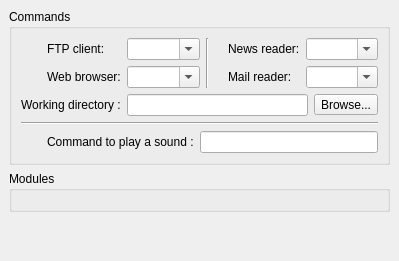
     <widget class="QWidget" name="pageModules" >
      <layout class="QGridLayout" >
       <property name="margin" >
        <number>9</number>
       </property>
       <property name="spacing" >
        <number>6</number>
       </property>
       <item row="1" column="0" >
        <widget class="QGroupBox" name="groupModules" >
         <property name="title" >
          <string>Modules</string>
         </property>
         <layout class="QGridLayout" >
          <property name="margin" >
           <number>9</number>
          </property>
          <property name="spacing" >
           <number>6</number>
          </property>
          <item row="0" column="0" >
           <widget class="RzxModuleLoaderProp" name="moduleLoader" />
          </item>
         </layout>
        </widget>
       </item>
       <item row="2" column="0" >
        <spacer>
         <property name="orientation" >
          <enum>Qt::Vertical</enum>
         </property>
         <property name="sizeHint" >
          <size>
           <width>20</width>
           <height>40</height>
          </size>
         </property>
        </spacer>
       </item>
       <item row="0" column="0" >
        <widget class="QGroupBox" name="groupCommands" >
         <property name="title" >
          <string>Commands</string>
         </property>
         <property name="flat" >
          <bool>false</bool>
         </property>
         <layout class="QGridLayout" >
          <property name="margin" >
           <number>9</number>
          </property>
          <property name="spacing" >
           <number>6</number>
          </property>
          <item row="4" column="0" >
           <widget class="QLabel" name="lblSoundIcon" >
            <property name="maximumSize" >
             <size>
              <width>20</width>
              <height>20</height>
             </size>
            </property>
            <property name="text" >
             <string/>
            </property>
           </widget>
          </item>
          <item row="4" column="1" colspan="2" >
           <widget class="QLabel" name="lblWorkDir_2" >
            <property name="text" >
             <string>Command to play a sound :</string>
            </property>
            <property name="textFormat" >
             <enum>Qt::PlainText</enum>
            </property>
            <property name="buddy" >
             <cstring>txtBeepCmd</cstring>
            </property>
           </widget>
          </item>
          <item row="1" column="5" >
           <widget class="QLabel" name="lblMailIcon" >
            <property name="maximumSize" >
             <size>
              <width>20</width>
              <height>20</height>
             </size>
            </property>
            <property name="text" >
             <string/>
            </property>
           </widget>
          </item>
          <item rowspan="2" row="0" column="4" >
           <widget class="Line" name="line_3" >
            <property name="orientation" >
             <enum>Qt::Vertical</enum>
            </property>
           </widget>
          </item>
          <item row="0" column="5" >
           <widget class="QLabel" name="lblNewsIcon" >
            <property name="maximumSize" >
             <size>
              <width>20</width>
              <height>20</height>
             </size>
            </property>
            <property name="text" >
             <string/>
            </property>
           </widget>
          </item>
          <item row="1" column="0" >
           <widget class="QLabel" name="lblHttpIcon" >
            <property name="maximumSize" >
             <size>
              <width>20</width>
              <height>20</height>
             </size>
            </property>
            <property name="text" >
             <string/>
            </property>
           </widget>
          </item>
          <item row="0" column="0" >
           <widget class="QLabel" name="lblFtpIcon" >
            <property name="maximumSize" >
             <size>
              <width>20</width>
              <height>20</height>
             </size>
            </property>
            <property name="text" >
             <string/>
            </property>
           </widget>
          </item>
          <item row="1" column="2" colspan="2" >
           <widget class="QComboBox" name="clientHttp" >
            <property name="editable" >
             <bool>true</bool>
            </property>
           </widget>
          </item>
          <item row="0" column="2" colspan="2" >
           <widget class="QComboBox" name="clientFtp" >
            <property name="editable" >
             <bool>true</bool>
            </property>
           </widget>
          </item>
          <item row="0" column="6" >
           <widget class="QLabel" name="lblNewsReader" >
            <property name="text" >
             <string>News reader:</string>
            </property>
            <property name="textFormat" >
             <enum>Qt::PlainText</enum>
            </property>
            <property name="buddy" >
             <cstring>clientNews</cstring>
            </property>
           </widget>
          </item>
          <item row="0" column="1" >
           <widget class="QLabel" name="lblFTPClient" >
            <property name="text" >
             <string>FTP client:</string>
            </property>
            <property name="textFormat" >
             <enum>Qt::PlainText</enum>
            </property>
            <property name="buddy" >
             <cstring>clientFtp</cstring>
            </property>
           </widget>
          </item>
          <item row="1" column="1" >
           <widget class="QLabel" name="lblHTTPBrowser" >
            <property name="text" >
             <string>Web browser:</string>
            </property>
            <property name="textFormat" >
             <enum>Qt::PlainText</enum>
            </property>
            <property name="buddy" >
             <cstring>clientHttp</cstring>
            </property>
           </widget>
          </item>
          <item row="4" column="3" colspan="6" >
           <widget class="QLineEdit" name="txtBeepCmd" >
            <property name="whatsThis" >
             <string>&lt;h3>Sound command&lt;/h3>&lt;p>Select the command to use when qRezix has to play en sound (artsplay for arts, esdplay for esound, alsaplayer with alsa, ...)&lt;/p></string>
            </property>
            <property name="text" >
             <string/>
            </property>
           </widget>
          </item>
          <item row="3" column="0" colspan="9" >
           <widget class="Line" name="lineSound" >
            <property name="orientation" >
             <enum>Qt::Horizontal</enum>
            </property>
           </widget>
          </item>
          <item row="2" column="2" colspan="6" >
           <widget class="QLineEdit" name="txtWorkDir" >
            <property name="whatsThis" >
             <string>&lt;h3>Working directory&lt;/h3>&lt;p>Define the default directory where you want your clients store the files you download&lt;/p></string>
            </property>
           </widget>
          </item>
          <item row="2" column="0" colspan="2" >
           <widget class="QLabel" name="lblWorkDir" >
            <property name="text" >
             <string>Working directory :</string>
            </property>
            <property name="textFormat" >
             <enum>Qt::PlainText</enum>
            </property>
            <property name="buddy" >
             <cstring>txtWorkDir</cstring>
            </property>
           </widget>
          </item>
          <item row="2" column="8" >
           <widget class="QToolButton" name="btnBrowseWorkDir" >
            <property name="text" >
             <string>Browse...</string>
            </property>
            <property name="autoRaise" >
             <bool>false</bool>
            </property>
           </widget>
          </item>
          <item row="1" column="6" >
           <widget class="QLabel" name="lblMailReader" >
            <property name="text" >
             <string>Mail reader:</string>
            </property>
           </widget>
          </item>
          <item row="0" column="7" colspan="2" >
           <widget class="QComboBox" name="clientNews" >
            <property name="editable" >
             <bool>true</bool>
            </property>
           </widget>
          </item>
          <item row="1" column="7" colspan="2" >
           <widget class="QComboBox" name="clientMail" >
            <property name="editable" >
             <bool>true</bool>
            </property>
           </widget>
          </item>
         </layout>
        </widget>
       </item>
      </layout>
     </widget>
